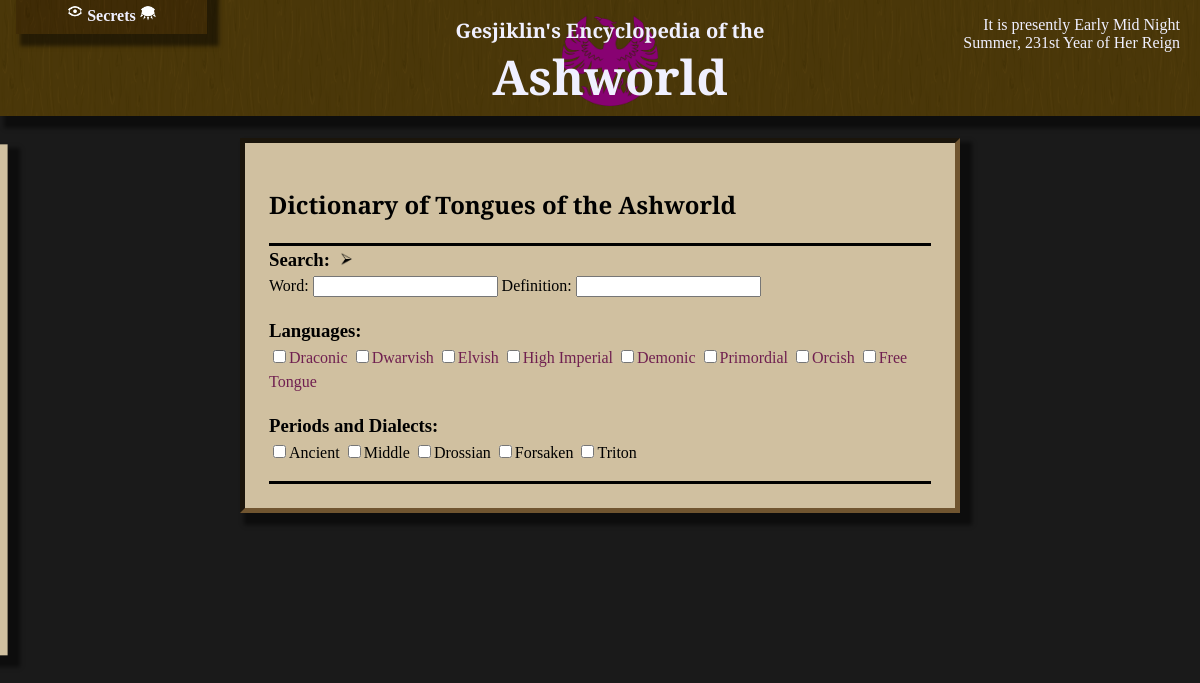
Page /dictionary/ on the committed database.
### dictionary/models.py (models this page shows)
class Language(models.Model):
    name = models.CharField(max_length=64, primary_key=True)
    page = models.ForeignKey(InfoPage, null=True, blank=True, on_delete=models.SET_NULL)
    def __str__(self):
        return self.name

class LanguageVariant(models.Model):
    name = models.CharField(max_length=64, primary_key=True)
    page = models.ForeignKey(InfoPage, null=True, blank=True, on_delete=models.SET_NULL)
    def __str__(self):
        return self.name

### dictionary/views.py (the view)
# urls.py: path('', views.index, name='dictionary'),
def index(request):
    entries = Entry.objects.all();
    entries = filter_checked(Language, request.GET, entries, "language")
    entries = filter_checked(LanguageVariant, request.GET, entries, "variant")
    bad_terms = []
    word = 'word' in request.GET and request.GET['word']
    definition = 'definition' in request.GET and request.GET['definition']
    if word:
        entries = search(entries, request.GET['word'].split(' '), 'word', 'word', bad_terms)
    if definition:
        entries = search(entries, request.GET['definition'].split(' '), 'definition', 'word', bad_terms)
    if bad_terms or len(entries) == len(Entry.objects.all()):
        entries = []
    context = {
        'entries' : entries,
        'languages' : Language.objects.all(),
        'variants' : LanguageVariant.objects.all(),
    }
    context.update(base_context(request))
    context.update(request.GET) # enable refilling the form
    return render(request, 'dictionary/index.html', context)

### util.py (called while the page is built)
def filter_checked(model, get, objects, field):
    selected = model.objects.filter(name__in = (i for i in get if get[i]=='True'))
    if selected:
        return objects.filter(**{field + "__in":selected})
    return objects

### wiki/views.py (called while the page is built)
def pop_popup(request):
	queue = request.session.get('popupforms', [])
	if queue and isinstance(queue, list):
		r = queue.pop(0)
		request.session['popupforms'] = queue
		return r
	else:
		return None

def base_context(request):
	context = {}
	context['show_secrets'] = request.session.get('show_secrets', False)
	context['passwords'] = request.session.get('passwords')
	context['locations'] = MapLocation.objects.all()
	if context['passwords']:
		context['unlocked_secrets'] = list(reduce(lambda x,y : x.union(y), (SecretPassword.objects.get(pk=i).unlocks() for i in context['passwords'])))
	context['popupform'] = pop_popup(request)
	context['terms_str'] = request.GET.get('terms')
	context['terms'] = list(filter(lambda term : not term in ignored_terms, context['terms_str'].split(' ') if context['terms_str'] else []))
	context['show_edit'] = request.get_host() == "127.0.0.1:8000"
	return context

### dictionary/templates/dictionary/index.html (shortened to what this page needs)
{% extends "wiki/index.html" %}
{% load static %}
{% block head %}
    <link rel="stylesheet" href="{% static 'dictionary/style.css' %}"/>
{% endblock %}
{% block content %}
<div class="textbox">
    <h2>Dictionary of Tongues of the Ashworld</h2>
    <form action="{% url 'dictionary' %}" method="get">
        <div>
            <h3 style="display: inline">Search:</h3>
            <button type="sumbit" class="arrowbutton">
                <img src="{% static 'wiki/arrow.png' %}" />
            </button>
        </div>
        <label>Word: </label><input type="text" name="word"/>
        <label>Definition: </label><input type="text" name="definition"/>
        <h3>Languages:</h3>
        {% for language in languages %}
            <input type="checkbox" value="True" name="{{ language.pk }}"/><label><a>{{ language }}</a></label>
        {% endfor %}
        <h3>Periods and Dialects:</h3>
        {% for variant in variants %}
            <input type="checkbox" value="True" name="{{ variant.pk }}"/><label>{{ variant }}</label>
        {% endfor %}
    </form>
</div>
{% endblock %}

### wiki/static/wiki/style.css (style rules this page uses)
body { padding: 0%; margin: 0%; background-image: url("/static/wiki/stone.png"); background-repeat: repeat; background-attachment: fixed; }
body:before { position: fixed; content:""; top:0; left:0; width:100%; height:100%; opacity: 0.985; background-color: #171717; z-index: -10; }
.title h1, h2, .sidebar a, .sidebar form { font-family: 'Cinzel Decorative', cursive; }
.textbox { color: #000000; padding: 24px; border-style: inset; border-color: #705530; border-width: 5px; line-height: 1.5; }
form .arrowbutton { background: transparent; border: none; }
form .arrowbutton img { display: inline; height: 1em; }
a { text-decoration: none; color: #000000; }
.textbox p a, .textbox form a { color: #702050; }
.title, .content .textbox, .sidebar, .passwords { box-shadow: 8px 8px 4px 4px #00000080; }
.sidebar, .textbox { background-color: #d0c0a0; }

### dictionary/static/dictionary/style.css (style rules this page uses)
.textbox form { border-top: 3px solid; border-bottom: 3px solid; padding-bottom: 1em; }
.textbox h3 { margin-bottom: 1px; }

### rows in the picture
Language: name "Draconic"
Language: name "Dwarvish"
Language: name "Elvish"
Language: name "High Imperial"
Language: name "Demonic"
Language: name "Primordial"
Language: name "Orcish"
Language: name "Free Tongue"
LanguageVariant: name "Ancient"
LanguageVariant: name "Middle"
LanguageVariant: name "Drossian"
LanguageVariant: name "Forsaken"
LanguageVariant: name "Triton"
